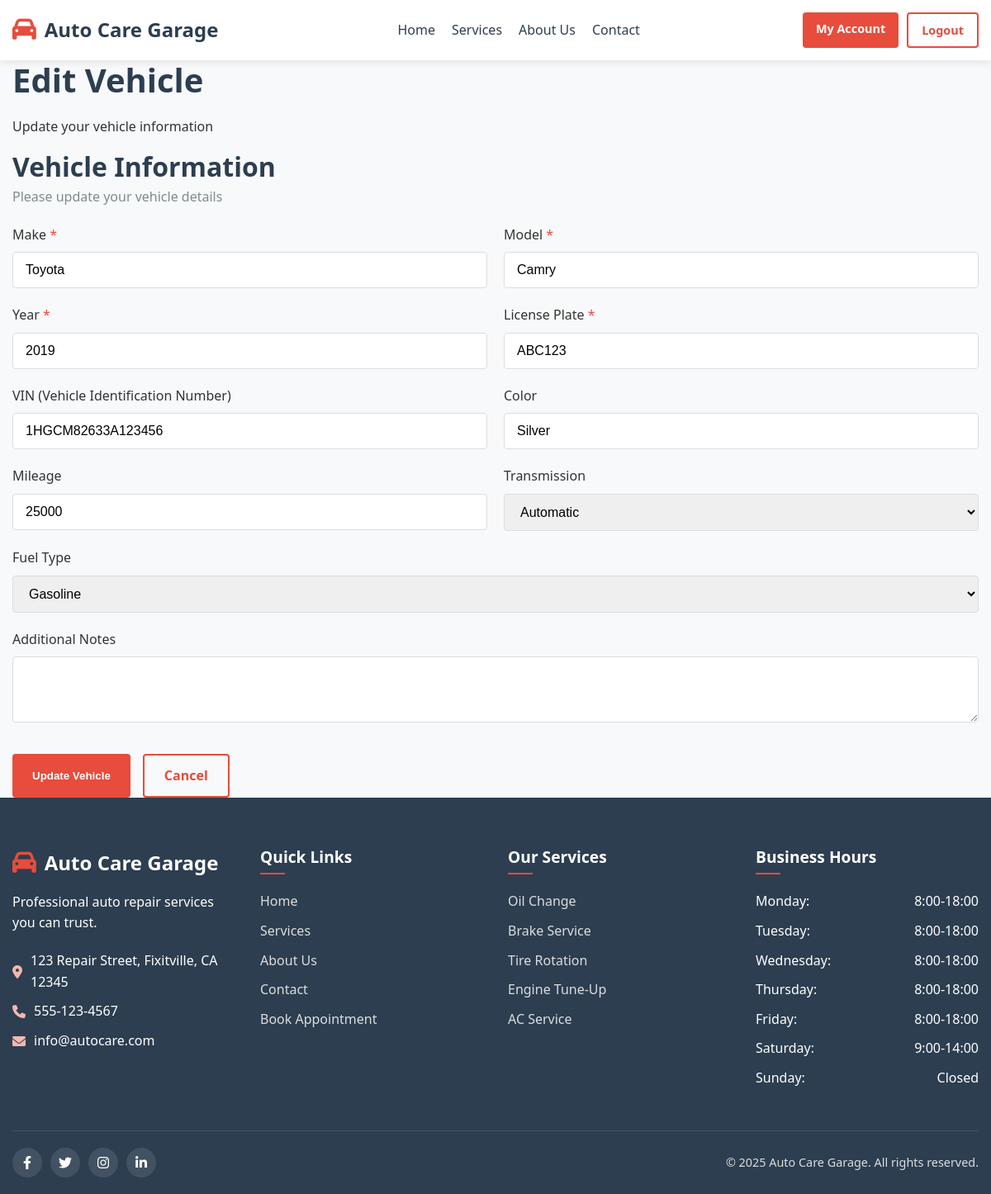
Screenshot of /client/edit-vehicle.php?id=1 (signed in) with the database file from the repository.
### tables this page shows
CREATE TABLE `vehicles` (
  `id` int(11) NOT NULL AUTO_INCREMENT,
  `customer_id` int(11) NOT NULL,
  `make` varchar(50) NOT NULL,
  `model` varchar(50) NOT NULL,
  `year` int(4) NOT NULL,
  `license_plate` varchar(20) NOT NULL,
  `vin` varchar(17) DEFAULT NULL,
  `color` varchar(30) DEFAULT NULL,
  `mileage` int(11) DEFAULT NULL,
  `transmission` enum('automatic','manual') DEFAULT NULL,
  `fuel_type` enum('gasoline','diesel','electric','hybrid') DEFAULT NULL,
  `notes` text,
  `created_at` timestamp NOT NULL DEFAULT CURRENT_TIMESTAMP,
  `updated_at` timestamp NOT NULL DEFAULT CURRENT_TIMESTAMP ON UPDATE CURRENT_TIMESTAMP,
  PRIMARY KEY (`id`),
  KEY `customer_id` (`customer_id`),
  CONSTRAINT `vehicles_ibfk_1` FOREIGN KEY (`customer_id`) REFERENCES `customers` (`id`) ON DELETE CASCADE
);

CREATE TABLE `services` (
  `id` int(11) NOT NULL AUTO_INCREMENT,
  `name` varchar(100) NOT NULL,
  `description` text,
  `price` decimal(10,2) NOT NULL,
  `duration` int(11) NOT NULL COMMENT 'in minutes',
  `status` enum('active','inactive') NOT NULL DEFAULT 'active',
  `created_at` timestamp NOT NULL DEFAULT CURRENT_TIMESTAMP,
  `updated_at` timestamp NOT NULL DEFAULT CURRENT_TIMESTAMP ON UPDATE CURRENT_TIMESTAMP,
  PRIMARY KEY (`id`)
);

### client/includes/db.php (called while the page is built, shortened)
<?php
$servername = "localhost";
$username = "root";
$password = "";
$dbname = "garage_db";
$conn = new mysqli($servername, $username, $password, $dbname);
$conn->set_charset("utf8mb4");
$settings = [];
$sql = "SELECT setting_key, setting_value FROM settings";
$result = $conn->query($sql);
if ($result->num_rows > 0) {
    while($row = $result->fetch_assoc()) {
        $settings[$row['setting_key']] = $row['setting_value'];
    }
}
?>

### client/edit-vehicle.php (the view, shortened to what this page needs)
<?php
require_once 'includes/db.php';
$vehicle_id = intval($_GET['id']);
$customer_id = $_SESSION['user_id'];
$sql = "SELECT * FROM vehicles WHERE id = ? AND customer_id = ?";
$stmt = $conn->prepare($sql);
$stmt->bind_param("ii", $vehicle_id, $customer_id);
$stmt->execute();
$result = $stmt->get_result();
$vehicle = $result->fetch_assoc();
?>
<!DOCTYPE html>
<html lang="en">
<head>
    <link rel="stylesheet" href="css/style.css">
    <link rel="stylesheet" href="https://cdnjs.cloudflare.com/ajax/libs/font-awesome/6.0.0-beta3/css/all.min.css">
</head>
<body>
    <?php include 'includes/header.php'; ?>
    <section class="page-header">
        <div class="container">
            <h1>Edit Vehicle</h1>
            <p>Update your vehicle information</p>
        </div>
    </section>
    <section class="form-section">
        <div class="container">
            <div class="form-container">
                <form action="edit-vehicle.php?id=<?php echo $vehicle_id; ?>" method="post" class="form">
                    <div class="form-group-title">
                        <h2>Vehicle Information</h2>
                        <p>Please update your vehicle details</p>
                    </div>
                    <div class="form-row">
                        <div class="form-group">
                            <label for="make">Make <span class="required">*</span></label>
                            <input type="text" id="make" name="make" value="<?php echo htmlspecialchars($vehicle['make']); ?>" required>
                        </div>
                        <div class="form-group">
                            <label for="model">Model <span class="required">*</span></label>
                            <input type="text" id="model" name="model" value="<?php echo htmlspecialchars($vehicle['model']); ?>" required>
                        </div>
                    </div>
                    <div class="form-row">
                        <div class="form-group">
                            <label for="year">Year <span class="required">*</span></label>
                            <input type="number" id="year" name="year" min="1900" max="<?php echo date('Y') + 1; ?>" value="<?php echo htmlspecialchars($vehicle['year']); ?>" required>
                        </div>
                        <div class="form-group">
                            <label for="license_plate">License Plate <span class="required">*</span></label>
                            <input type="text" id="license_plate" name="license_plate" value="<?php echo htmlspecialchars($vehicle['license_plate']); ?>" required>
                        </div>
                    </div>
                    <div class="form-row">
                        <div class="form-group">
                            <label for="vin">VIN (Vehicle Identification Number)</label>
                            <input type="text" id="vin" name="vin" value="<?php echo htmlspecialchars($vehicle['vin']); ?>" maxlength="17">
                        </div>
                        <div class="form-group">
                            <label for="color">Color</label>
                            <input type="text" id="color" name="color" value="<?php echo htmlspecialchars($vehicle['color']); ?>">
                        </div>
                    </div>
                    <div class="form-row">
                        <div class="form-group">
                            <label for="mileage">Mileage</label>
                            <input type="number" id="mileage" name="mileage" min="0" value="<?php echo htmlspecialchars($vehicle['mileage']); ?>">
                        </div>
                        <div class="form-group">
                            <label for="transmission">Transmission</label>
                            <select id="transmission" name="transmission">
                                <option value="automatic" <?php echo ($vehicle['transmission'] == 'automatic') ? 'selected' : ''; ?>>Automatic</option>
                            </select>
                        </div>
                    </div>
                    <div class="form-group">
                        <label for="fuel_type">Fuel Type</label>
                        <select id="fuel_type" name="fuel_type">
                            <option value="gasoline" <?php echo ($vehicle['fuel_type'] == 'gasoline') ? 'selected' : ''; ?>>Gasoline</option>
                        </select>
                    </div>
                    <div class="form-group">
                        <label for="notes">Additional Notes</label>
                        <textarea id="notes" name="notes" rows="3"><?php echo htmlspecialchars($vehicle['notes']); ?></textarea>
                    </div>
                    <div class="form-actions">
                        <button type="submit" class="btn btn-primary">Update Vehicle</button>
                        <a href="vehicles.php" class="btn btn-outline">Cancel</a>
                    </div>
                </form>
            </div>
        </div>
    </section>
    <?php include 'includes/footer.php'; ?>
</body>
</html>

### client/includes/footer.php
<footer class="footer">
    <div class="container">
        <div class="footer-content">
            <div class="footer-info">
                <div class="footer-logo">
                    <i class="fas fa-car"></i>
                    <span>Auto Care Garage</span>
                </div>
                <p>Professional auto repair services you can trust.</p>
                <div class="footer-contact">
                    <div><i class="fas fa-map-marker-alt"></i> <?php echo $settings['garage_address'] ?? '123 Repair Street, Fixitville, CA 12345'; ?></div>
                    <div><i class="fas fa-phone"></i> <?php echo $settings['garage_phone'] ?? '555-123-4567'; ?></div>
                    <div><i class="fas fa-envelope"></i> <?php echo $settings['garage_email'] ?? 'info@autocare.com'; ?></div>
                </div>
            </div>
            <div class="footer-links">
                <h3>Quick Links</h3>
                <ul>
                    <li><a href="index.php">Home</a></li>
                    <li><a href="services.php">Services</a></li>
                    <li><a href="about.php">About Us</a></li>
                    <li><a href="contact.php">Contact</a></li>
                    <li><a href="appointment.php">Book Appointment</a></li>
                </ul>
            </div>
            <div class="footer-services">
                <h3>Our Services</h3>
                <ul>
                    <?php
                    $sql = "SELECT id, name FROM services WHERE status = 'active' LIMIT 5";
                    $result = $conn->query($sql);
                    if ($result->num_rows > 0) {
                        while($row = $result->fetch_assoc()) {
                            echo '<li><a href="services.php#service-' . $row['id'] . '">' . htmlspecialchars($row['name']) . '</a></li>';
                        }
                    }
                    ?>
                </ul>
            </div>
            <div class="footer-hours">
                <h3>Business Hours</h3>
                <?php
                $business_hours = json_decode($settings['business_hours'] ?? '{}', true);
                if (!empty($business_hours)) {
                    echo '<ul class="hours-list">';
                    $days = ['monday' => 'Monday', 'tuesday' => 'Tuesday', 'wednesday' => 'Wednesday',
                             'thursday' => 'Thursday', 'friday' => 'Friday', 'saturday' => 'Saturday', 'sunday' => 'Sunday'];
                    foreach ($days as $day_key => $day_name) {
                        $hours = isset($business_hours[$day_key]) ? $business_hours[$day_key] : 'closed';
                        echo '<li><span>' . $day_name . ':</span> <span>' . ucfirst($hours) . '</span></li>';
                    }
                    echo '</ul>';
                }
                ?>
            </div>
        </div>
        <div class="footer-bottom">
            <div class="social-links">
                <a href="#"><i class="fab fa-facebook-f"></i></a>
                <a href="#"><i class="fab fa-twitter"></i></a>
                <a href="#"><i class="fab fa-instagram"></i></a>
                <a href="#"><i class="fab fa-linkedin-in"></i></a>
            </div>
            <div class="copyright">
                &copy; <?php echo date('Y'); ?> Auto Care Garage. All rights reserved.
            </div>
        </div>
    </div>
</footer>

### client/css/style.css (style rules this page uses)
:root { --primary-color: #e74c3c; --primary-dark: #c0392b; --primary-light: #f5b7b1; --secondary-color: #2c3e50; --secondary-dark: #1a252f; --secondary-light: #34495e; --accent-color: #3498db; --accent-dark: #2980b9; --accent-light: #9bd1f9; --success-color: #2ecc71; --warning-color: #f39c12; --danger-color: #e74c3c; --info-color: #3498db; --light-color: #ecf0f1; --dark-color: #2c3e50; --gray-color: #95a5a6; --gray-light: #ecf0f1; --gray-dark: #7f8c8d; --body-bg: #f8f9fa; --text-color: #333; --border-color: #ddd; --border-radius: 4px; --box-shadow: 0 2px 10px rgba(0, 0, 0, 0.1); --transition: all 0.3s ease; }
* { margin: 0; padding: 0; box-sizing: border-box; }
body { font-family: "Segoe UI", Tahoma, Geneva, Verdana, sans-serif; font-size: 16px; line-height: 1.6; color: var(--text-color); background-color: var(--body-bg); }
ul { list-style: none; }
a { text-decoration: none; color: var(--accent-color); transition: var(--transition); }
h1, h2, h3, h4, h5, h6 { font-weight: 700; line-height: 1.2; margin-bottom: 0.5em; color: var(--secondary-color); }
h1 { font-size: 2.5rem; }
h2 { font-size: 2rem; }
h3 { font-size: 1.5rem; }
p { margin-bottom: 1rem; }
.container { width: 100%; max-width: 1200px; margin: 0 auto; padding: 0 15px; }
.footer { background-color: var(--secondary-color); color: #fff; padding: 60px 0 20px; }
.footer-content { display: grid; grid-template-columns: repeat(4, 1fr); gap: 30px; margin-bottom: 40px; }
.footer-info { grid-column: span 1; }
.footer-logo { display: flex; align-items: center; margin-bottom: 15px; }
.footer-logo i { color: var(--primary-color); font-size: 1.8rem; margin-right: 10px; }
.footer-logo span { color: #fff; font-size: 1.5rem; font-weight: 700; }
.footer-contact { margin-top: 20px; }
.footer-contact div { margin-bottom: 10px; display: flex; align-items: center; }
.footer-contact i { margin-right: 10px; color: var(--primary-light); }
.footer h3 { color: #fff; margin-bottom: 20px; font-size: 1.2rem; position: relative; padding-bottom: 10px; }
.footer h3:after { content: ""; position: absolute; bottom: 0; left: 0; width: 30px; height: 2px; background-color: var(--primary-color); }
.footer ul li { margin-bottom: 10px; }
.footer ul li a { color: #ddd; transition: var(--transition); }
.hours-list li { display: flex; justify-content: space-between; margin-bottom: 10px; }
.footer-bottom { border-top: 1px solid rgba(255, 255, 255, 0.1); padding-top: 20px; display: flex; justify-content: space-between; align-items: center; }
.social-links { display: flex; }
.social-links a { display: flex; align-items: center; justify-content: center; width: 36px; height: 36px; background-color: rgba(255, 255, 255, 0.1); border-radius: 50%; margin-right: 10px; color: #fff; transition: var(--transition); }
.copyright { color: #ddd; font-size: 0.9rem; }
.btn { display: inline-block; padding: 12px 24px; background-color: var(--primary-color); color: #fff; border: none; border-radius: var(--border-radius); font-weight: 600; cursor: pointer; transition: var(--transition); text-align: center; }
.btn-primary { background-color: var(--primary-color); }
.btn-outline { background-color: transparent; border: 2px solid var(--primary-color); color: var(--primary-color); }
.form-group { margin-bottom: 20px; }
.form-group label { display: block; margin-bottom: 8px; font-weight: 500; }
.form-group input, .form-group select, .form-group textarea { width: 100%; padding: 12px 15px; border: 1px solid var(--border-color); border-radius: var(--border-radius); font-size: 1rem; transition: var(--transition); }
.form-row { display: flex; gap: 20px; }
.form-row .form-group { flex: 1; }
.form-actions { display: flex; gap: 15px; margin-top: 30px; }
.required { color: var(--danger-color); }
.form-group-title { margin-bottom: 20px; }
.form-group-title h2 { margin-bottom: 5px; }
.form-group-title p { color: var(--gray-dark); }

### rows the page displays
vehicles: make "Toyota", model "Camry", year "2019", license_plate "ABC123", vin "1HGCM82633A123456", color "Silver", mileage "25000", transmission "Automatic", fuel_type "Gasoline"
services: name "Oil Change"
services: name "Brake Service"
services: name "Tire Rotation"
services: name "Engine Tune-Up"
services: name "AC Service"

### other values shown
$settings['garage_address'] "123 Repair Street, Fixitville, CA 12345"
$settings['garage_phone'] "555-123-4567"
$settings['garage_email'] "info@autocare.com"
$day_name "Monday"
$hours "8:00-18:00"
$day_name "Tuesday"
$day_name "Wednesday"
$day_name "Thursday"
$day_name "Friday"
$day_name "Saturday"
$hours "9:00-14:00"
$day_name "Sunday"
$hours "Closed"
